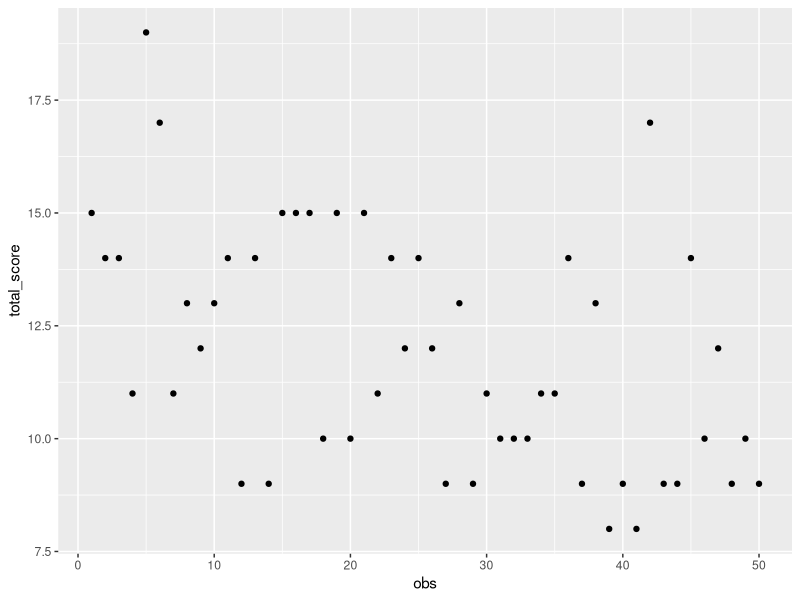

The R source for this figure:
## ---- chunk 1
set.seed(2)
library(dplyr)
library(tidyr)
library(ggplot2)

# sample size
N <- 25

# simulate "avoidancease", a latent variable with a random scale
attitude = 5*runif(N,0,1)

# simulate latent responses to 9 questions about avoidance for baseline
b_gun = .2
e_gun = rnorm(N,0,1)
l_gun = b_gun*attitude+e_gun

b_stl = .3
e_stl = rnorm(N,0,1)
l_stl = b_stl*attitude+e_stl

b_att = .15
e_att = rnorm(N,0,1)
l_att = b_att*attitude+e_att

b_fgt = .7
e_fgt = rnorm(N,0,1)
l_fgt = b_fgt*attitude+e_fgt

b_skip = .25
e_skip = rnorm(N,0,1)
l_skip = b_skip*attitude+e_skip

dat_prep_A <- data_frame(l_gun, l_stl, l_att, l_fgt, l_skip)

# simulate "attitude", a latent variable with a random scale
attitude = runif(N,0,1)
# simulate latent responses to 9 questions about avoidance for baseline
b_gun = .2
e_gun = rnorm(N,0,1)
l_gun = b_gun*attitude+e_gun

b_stl = .3
e_stl = rnorm(N,0,1)
l_stl = b_stl*attitude+e_stl

b_att = .15
e_att = rnorm(N,0,1)
l_att = b_att*attitude+e_att

b_fgt = .7
e_fgt = rnorm(N,0,1)
l_fgt = b_fgt*attitude+e_fgt

b_skip = .25
e_skip = rnorm(N,0,1)
l_skip = b_skip*attitude+e_skip

dat_prep_B <- data_frame(l_gun, l_stl, l_att, l_fgt, l_skip)

dat_raw <- bind_rows(dat_prep_A, dat_prep_B) %>%
  mutate_all(cut, breaks = 4, labels = FALSE) %>%
  mutate(obs = 1:50)


dat_raw %>%
  gather(key = item, value = score, -obs) %>%
  group_by(obs) %>%
  summarise(total_score = sum(score)) %>%
  ggplot(aes(x = obs, y = total_score)) +
    geom_point()


